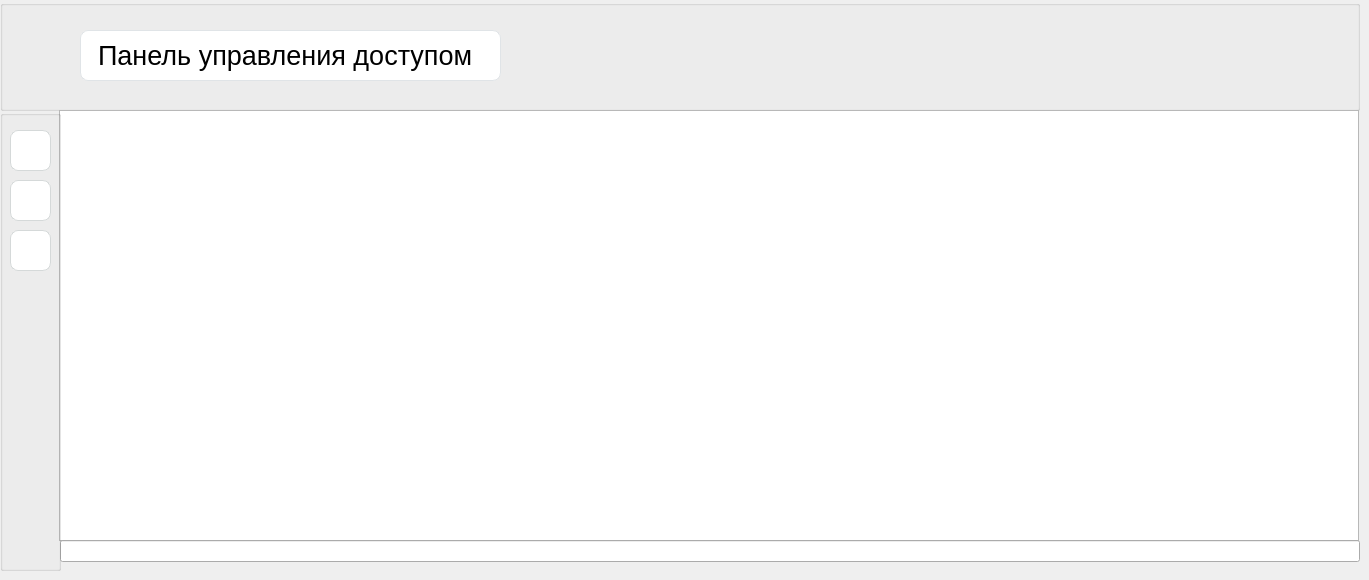
   <widget class="QWidget" name="admin">
    <attribute name="title">
     <string>Админ панель</string>
    </attribute>
    <widget class="QLineEdit" name="lineEdit_20">
     <property name="geometry">
      <rect>
       <x>60</x>
       <y>540</y>
       <width>1300</width>
       <height>22</height>
      </rect>
     </property>
    </widget>
    <widget class="QGroupBox" name="groupBox_8">
     <property name="geometry">
      <rect>
       <x>0</x>
       <y>0</y>
       <width>1360</width>
       <height>111</height>
      </rect>
     </property>
     <property name="title">
      <string/>
     </property>
     <widget class="QLineEdit" name="lineEdit_21">
      <property name="geometry">
       <rect>
        <x>80</x>
        <y>30</y>
        <width>421</width>
        <height>51</height>
       </rect>
      </property>
      <property name="font">
       <font>
        <pointsize>20</pointsize>
       </font>
      </property>
      <property name="styleSheet">
       <string notr="true">QLineEdit {
  border-radius: 8px;
  border: 1px solid #e0e4e7;
  padding: 5px 15px;
}
QLineEdit:focus {
  border: 1px solid #d0e3ff;
}
QLineEdit::placeholder {
  color: #767e89;
}</string>
      </property>
      <property name="text">
       <string>Панель управления доступом</string>
      </property>
      <property name="readOnly">
       <bool>true</bool>
      </property>
     </widget>
    </widget>
    <widget class="QGroupBox" name="groupBox_9">
     <property name="geometry">
      <rect>
       <x>0</x>
       <y>110</y>
       <width>61</width>
       <height>461</height>
      </rect>
     </property>
     <property name="cursor">
      <cursorShape>ArrowCursor</cursorShape>
     </property>
     <property name="styleSheet">
      <string notr="true">groupBox {
	
	background-color: rgb(171, 166, 115);
}</string>
     </property>
     <property name="title">
      <string/>
     </property>
     <widget class="QPushButton" name="pushButton_12">
      <property name="geometry">
       <rect>
        <x>10</x>
        <y>20</y>
        <width>41</width>
        <height>41</height>
       </rect>
      </property>
      <property name="cursor">
       <cursorShape>PointingHandCursor</cursorShape>
      </property>
      <property name="styleSheet">
       <string notr="true">
QPushButton {
  background-color: #fff;
  border: 1px solid #d5d9d9;
  border-radius: 8px;
  box-shadow: rgba(213, 217, 217, .5) 0 2px 5px 0;
  box-sizing: border-box;
  color: #0f1111;
  cursor: pointer;
  display: inline-block;
  font-family: &quot;Amazon Ember&quot;,sans-serif;
  font-size: 18px;
  line-height: 29px;
  padding: 0 10px 0 11px;
  position: relative;
  text-align: center;
  text-decoration: none;
  user-select: none;
  -webkit-user-select: none;
  touch-action: manipulation;
  vertical-align: middle;
  width: 100px;
box-shadow: rgba(213, 217, 217, .5) 0 2px 5px 0;
}

QPushButton:hover {
  background-color: #f7fafa;
}

QPushButton:focus {
  border-color: #008296;
  box-shadow: rgba(213, 217, 217, .5) 0 2px 5px 0;
  outline: 0;
}</string>
      </property>
      <property name="text">
       <string/>
      </property>
     </widget>
     <widget class="QPushButton" name="pushButton_13">
      <property name="geometry">
       <rect>
        <x>10</x>
        <y>70</y>
        <width>41</width>
        <height>41</height>
       </rect>
      </property>
      <property name="cursor">
       <cursorShape>PointingHandCursor</cursorShape>
      </property>
      <property name="styleSheet">
       <string notr="true">
QPushButton {
  background-color: #fff;
  border: 1px solid #d5d9d9;
  border-radius: 8px;
  box-shadow: rgba(213, 217, 217, .5) 0 2px 5px 0;
  box-sizing: border-box;
  color: #0f1111;
  cursor: pointer;
  display: inline-block;
  font-family: &quot;Amazon Ember&quot;,sans-serif;
  font-size: 18px;
  line-height: 29px;
  padding: 0 10px 0 11px;
  position: relative;
  text-align: center;
  text-decoration: none;
  user-select: none;
  -webkit-user-select: none;
  touch-action: manipulation;
  vertical-align: middle;
  width: 100px;
box-shadow: rgba(213, 217, 217, .5) 0 2px 5px 0;
}

QPushButton:hover {
  background-color: #f7fafa;
}

QPushButton:focus {
  border-color: #008296;
  box-shadow: rgba(213, 217, 217, .5) 0 2px 5px 0;
  outline: 0;
}</string>
      </property>
      <property name="text">
       <string/>
      </property>
     </widget>
     <widget class="QPushButton" name="pushButton_14">
      <property name="geometry">
       <rect>
        <x>10</x>
        <y>120</y>
        <width>41</width>
        <height>41</height>
       </rect>
      </property>
      <property name="cursor">
       <cursorShape>PointingHandCursor</cursorShape>
      </property>
      <property name="styleSheet">
       <string notr="true">
QPushButton {
  background-color: #fff;
  border: 1px solid #d5d9d9;
  border-radius: 8px;
  box-shadow: rgba(213, 217, 217, .5) 0 2px 5px 0;
  box-sizing: border-box;
  color: #0f1111;
  cursor: pointer;
  display: inline-block;
  font-family: &quot;Amazon Ember&quot;,sans-serif;
  font-size: 18px;
  line-height: 29px;
  padding: 0 10px 0 11px;
  position: relative;
  text-align: center;
  text-decoration: none;
  user-select: none;
  -webkit-user-select: none;
  touch-action: manipulation;
  vertical-align: middle;
  width: 100px;
box-shadow: rgba(213, 217, 217, .5) 0 2px 5px 0;
}

QPushButton:hover {
  background-color: #f7fafa;
}

QPushButton:focus {
  border-color: #008296;
  box-shadow: rgba(213, 217, 217, .5) 0 2px 5px 0;
  outline: 0;
}</string>
      </property>
      <property name="text">
       <string/>
      </property>
     </widget>
    </widget>
    <widget class="QTableWidget" name="tableWidget_2">
     <property name="geometry">
      <rect>
       <x>59</x>
       <y>110</y>
       <width>1300</width>
       <height>431</height>
      </rect>
     </property>
     <property name="styleSheet">
      <string notr="true"/>
     </property>
     <property name="sortingEnabled">
      <bool>false</bool>
     </property>
    </widget>
    <zorder>groupBox_8</zorder>
    <zorder>tableWidget_2</zorder>
    <zorder>lineEdit_20</zorder>
    <zorder>groupBox_9</zorder>
   </widget>
